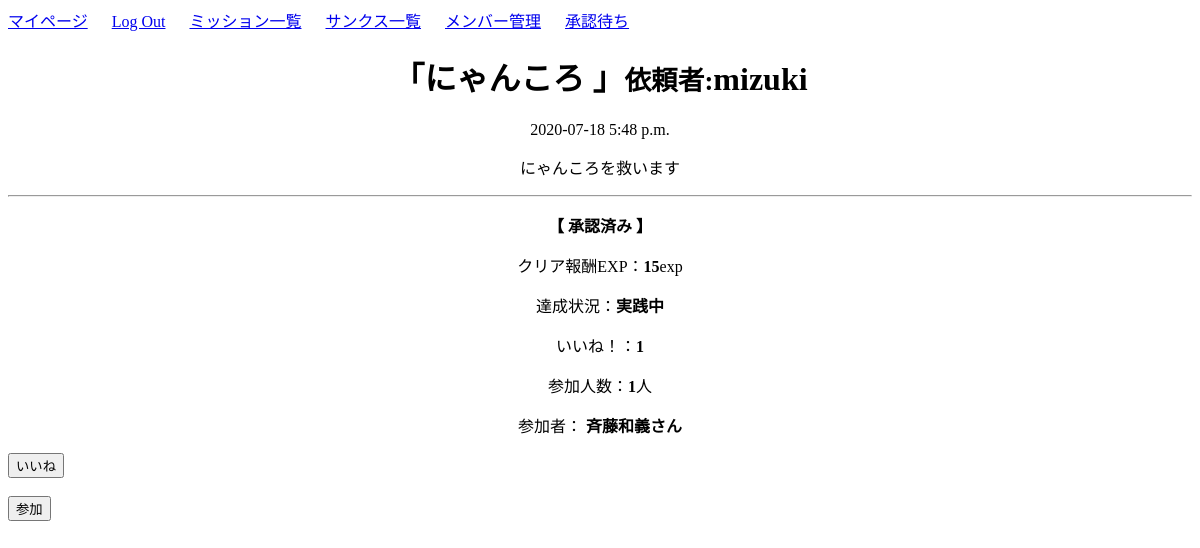
The app's page /mission/29/ (signed in) with its own data.
### mission/models.py (models this page shows, shortened)
class Mission(models.Model):
    author = models.ForeignKey(User, on_delete=models.CASCADE)
    title = models.CharField(max_length=100)
    content = models.TextField()
    date_posted = models.DateTimeField(default=timezone.now)
    mission_flg = models.IntegerField(choices=EXAMPLE_FLG, default=0)    # 達成状況(0:実践中 / 1:達成)
    cost_exp = models.IntegerField(default=3)                            # 作成時に消費されるポイント(使えていない)
    success_exp = models.IntegerField(default=10)                        # クリア報酬ポイント
    good_count = models.IntegerField(default=0)                          # いいね数
    participants = models.IntegerField(default=0)                        # 参加者数
    participants_list_text = models.CharField(max_length=200, default='')# 参加者リスト(文字列で保存)
    participants_list = models.ManyToManyField(Profile)                  # 参加者リスト(他対他)
    approval = models.IntegerField(choices=EXAMPLE_APPROVAL, default=0)  # 承認状況

### user/models.py (models this page shows, shortened)
class Profile(models.Model):
    user = models.OneToOneField(User, on_delete=models.CASCADE)
    kubun = models.CharField(verbose_name='区分',
                             max_length=2,
                             choices=KUBUN_CHOICES,
                             blank=True)
    exp_total = models.IntegerField(verbose_name='経験値', default=10)
    mission_create_count = models.IntegerField(default=0)  # ミッション作成回数
    my_success_count = models.IntegerField(default=0)      # 自ら作成したミッションの達成数
    join_count = models.IntegerField(default=0)            # ミッション参加回数
    team_success_count = models.IntegerField(default=0)    # 参加したミッションの達成回数
    thanks_count = models.IntegerField(default=0)          # 感謝した回数
    thanked_count = models.IntegerField(default=0)         # 感謝された回数

### mission/views.py (the view)
# urls.py: path('mission/<int:pk>/',views.MissionDetailView.as_view(),name='mission-detail'),
class MissionDetailView(DetailView, ModelFormMixin):
    model = Mission
    template_name = 'mission/mission_detail.html'
    fields = ()
    def get_context_data(self, **kwargs):
        context = super(MissionDetailView, self).get_context_data(**kwargs)
        profile = Profile.objects.get(user=self.request.user)  # ログインユーザーのプロフィール
        context.update({
            'form': MissionApprovalForm(**self.get_form_kwargs()),
            'profile' : profile,
        })
        return context

### exp/forms.py
class MissionApprovalForm(forms.ModelForm):
    class Meta:
        model = Mission
        fields = [
            'success_exp',
        ]

### mission/templates/mission/mission_detail.html (shortened to what this page needs)
{% extends 'mission/base.html' %}
{% block body %}
<center>
    <h1>「{{ object.title }} 」<small>依頼者:</small><span>{{ object.author }}</span></h1>
    <p>{{ object.date_posted|date:'Y-m-d P' }}</p>
    <p> {{ object.content }}</p>
    <hr>
    <b><p>【 {{ object.get_approval_display }} 】</p></b>
    <p>クリア報酬EXP：<b>{{ object.success_exp}}</b>exp</p>
    <p>達成状況：<b>{{ object.get_mission_flg_display }}</b></p>
    <p>いいね！：<b>{{ object.good_count}}</b></p>
    <p>参加人数：<b>{{ object.participants }}</b>人</p>
    {% if object.participants > 0 %}
    <p>参加者：<b>
        {% for item in mission.participants_list.all %}
            {% if forloop.last %}
                {{ item.user }}さん
            {% else %}
                {{ item.user }}さん、
            {% endif %}
        {% endfor %}
    </b></p>
    {% endif %}
</center>
{% if object.author != request.user and object.mission_flg == 0 %}
    <form action="{% url 'mission-good' object.pk %}">
        <input type="submit" value="いいね">
    </form>
    <br>
    <form action="{% url 'mission-join' object.pk %}">
        {% if profile in mission.participants_list.all %}
            <input type="submit" value="脱退">
        {% else %}
            <input type="submit" value="参加">
        {% endif %}
    </form>
{% endif %}
<br>
{% endblock body %}

### records on screen
Mission: title "にゃんころ", author "mizuki", date_posted "2020-07-18 5:48 p.m.", content "にゃんころを救います", approval "承認済み", success_exp "15", mission_flg "実践中", good_count "1", participants "1"
Profile: user "斉藤和義"
